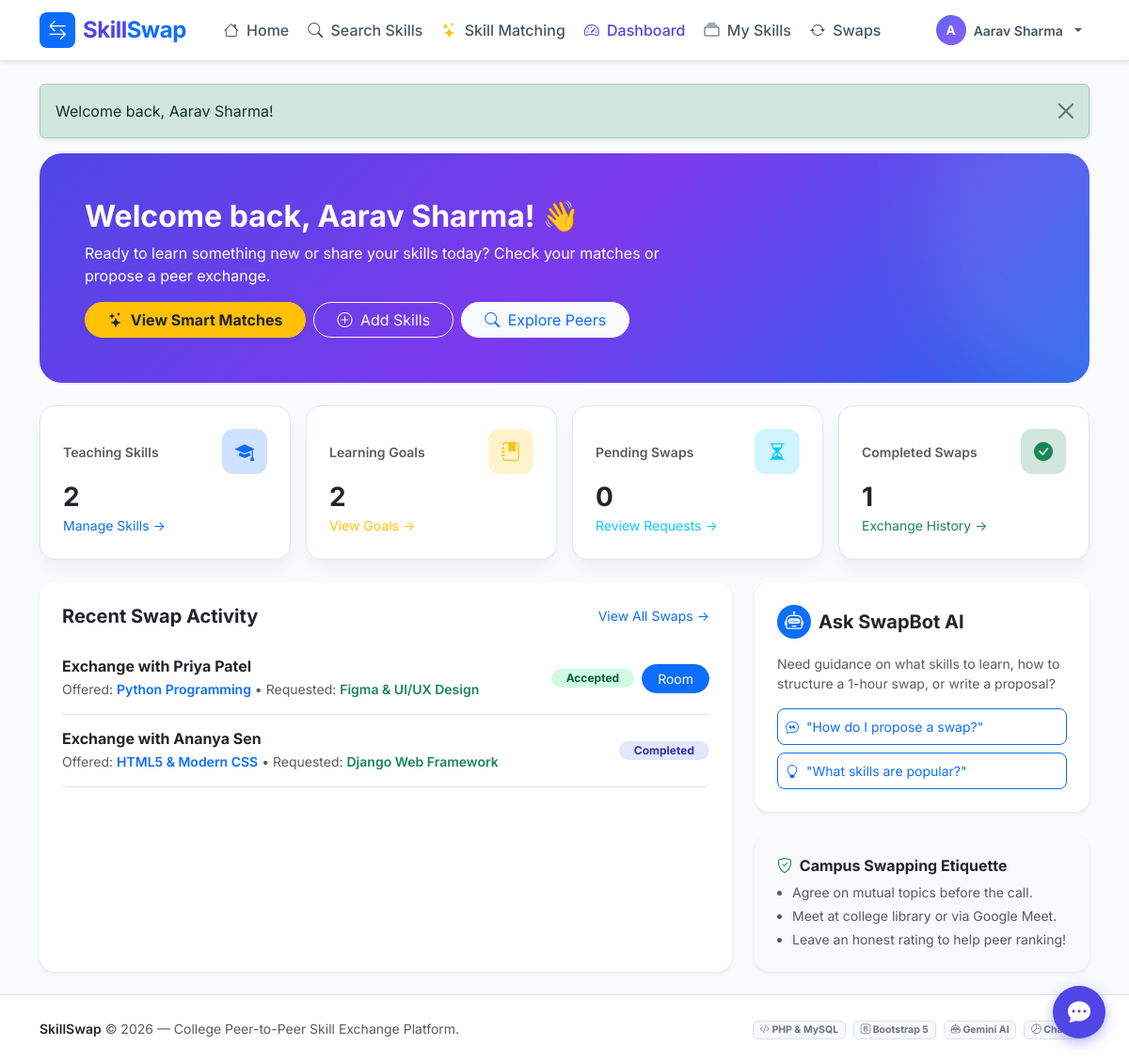
The page /student/dashboard.php (signed in) on the database its author committed.
### tables this page shows
CREATE TABLE IF NOT EXISTS `swap_requests` (
    `id` INT AUTO_INCREMENT PRIMARY KEY,
    `sender_id` INT NOT NULL,
    `receiver_id` INT NOT NULL,
    `offered_skill_id` INT NOT NULL,
    `requested_skill_id` INT NOT NULL,
    `message` TEXT DEFAULT NULL,
    `status` ENUM('pending', 'accepted', 'rejected', 'completed', 'cancelled') DEFAULT 'pending',
    `created_at` DATETIME DEFAULT CURRENT_TIMESTAMP,
    `updated_at` DATETIME DEFAULT CURRENT_TIMESTAMP ON UPDATE CURRENT_TIMESTAMP,
    FOREIGN KEY (`sender_id`) REFERENCES `users`(`id`) ON DELETE CASCADE,
    FOREIGN KEY (`receiver_id`) REFERENCES `users`(`id`) ON DELETE CASCADE,
    FOREIGN KEY (`offered_skill_id`) REFERENCES `skills`(`id`) ON DELETE CASCADE,
    FOREIGN KEY (`requested_skill_id`) REFERENCES `skills`(`id`) ON DELETE CASCADE
);

CREATE TABLE IF NOT EXISTS `users` (
    `id` INT AUTO_INCREMENT PRIMARY KEY,
    `name` VARCHAR(100) NOT NULL,
    `email` VARCHAR(120) NOT NULL UNIQUE,
    `password` VARCHAR(255) NOT NULL,
    `role` ENUM('student', 'admin') DEFAULT 'student',
    `college_id` VARCHAR(50) DEFAULT NULL,
    `department` VARCHAR(100) DEFAULT 'Computer Science',
    `year_of_study` VARCHAR(20) DEFAULT '3rd Year',
    `bio` TEXT DEFAULT NULL,
    `contact_info` VARCHAR(255) DEFAULT NULL,
    `avatar` VARCHAR(255) DEFAULT 'default_avatar.png',
    `status` ENUM('active', 'suspended') DEFAULT 'active',
    `created_at` DATETIME DEFAULT CURRENT_TIMESTAMP
);

CREATE TABLE IF NOT EXISTS `skills` (
    `id` INT AUTO_INCREMENT PRIMARY KEY,
    `user_id` INT NOT NULL,
    `skill_name` VARCHAR(120) NOT NULL,
    `category` VARCHAR(60) NOT NULL,
    `proficiency_level` ENUM('Beginner', 'Intermediate', 'Advanced') DEFAULT 'Intermediate',
    `type` ENUM('teach', 'learn') NOT NULL,  
    `description` TEXT DEFAULT NULL,
    `created_at` DATETIME DEFAULT CURRENT_TIMESTAMP,
    FOREIGN KEY (`user_id`) REFERENCES `users`(`id`) ON DELETE CASCADE
);

### config/db.php (called while the page is built, shortened)
<?php
function current_user_id() {
    return $_SESSION['user_id'] ?? null;
}
function sanitize($data) {
    return htmlspecialchars(trim($data ?? ''), ENT_QUOTES, 'UTF-8');
}
function app_path($subpath = '') {
    $docRoot = str_replace('\\', '/', $_SERVER['DOCUMENT_ROOT'] ?? '');
    $curDir  = str_replace('\\', '/', dirname(__DIR__));
    $rel = str_replace($docRoot, '', $curDir);
    $rel = rtrim($rel, '/');
    return $rel . ($subpath ? '/' . ltrim($subpath, '/') : '');
}

### student/dashboard.php (the view, shortened to what this page needs)
<?php
require_once __DIR__ . '/../config/db.php';
$db = get_db_connection();
$userId = current_user_id();
$teachCount = $db->query("SELECT COUNT(*) FROM skills WHERE user_id = {$userId} AND type = 'teach'")->fetchColumn();
$learnCount = $db->query("SELECT COUNT(*) FROM skills WHERE user_id = {$userId} AND type = 'learn'")->fetchColumn();
$pendingInCount = $db->query("SELECT COUNT(*) FROM swap_requests WHERE receiver_id = {$userId} AND status = 'pending'")->fetchColumn();
$completedCount = $db->query("SELECT COUNT(*) FROM swap_requests WHERE (sender_id = {$userId} OR receiver_id = {$userId}) AND status = 'completed'")->fetchColumn();
$recentSwapsStmt = $db->prepare("
    SELECT sr.*,
           u_sender.name as sender_name,
           u_rec.name as receiver_name,
           s_offered.skill_name as offered_skill,
           s_req.skill_name as requested_skill
    FROM swap_requests sr
    JOIN users u_sender ON sr.sender_id = u_sender.id
    JOIN users u_rec ON sr.receiver_id = u_rec.id
    JOIN skills s_offered ON sr.offered_skill_id = s_offered.id
    JOIN skills s_req ON sr.requested_skill_id = s_req.id
    WHERE sr.sender_id = ? OR sr.receiver_id = ?
    ORDER BY sr.updated_at DESC
    LIMIT 4
");
$recentSwapsStmt->execute([$userId, $userId]);
$recentSwaps = $recentSwapsStmt->fetchAll();
require_once __DIR__ . '/../includes/header.php';
?>
<div class="hero-gradient mb-4 p-4 p-md-5">
    <div class="row align-items-center">
        <div class="col-lg-8">
            <h2 class="fw-bold mb-2">Welcome back, <?= sanitize($_SESSION['user_name']); ?>! 👋</h2>
            <p class="mb-3 opacity-90">Ready to learn something new or share your skills today? Check your matches or propose a peer exchange.</p>
            <div class="d-flex flex-wrap gap-2">
                <a href="<?= app_path('student/match.php'); ?>" class="btn btn-warning text-dark fw-bold rounded-pill px-4 shadow-sm">
                    <i class="bi bi-stars me-1"></i> View Smart Matches
                </a>
                <a href="<?= app_path('student/my_skills.php'); ?>" class="btn btn-outline-light rounded-pill px-4">
                    <i class="bi bi-plus-circle me-1"></i> Add Skills
                </a>
                <a href="<?= app_path('student/search.php'); ?>" class="btn btn-light rounded-pill px-4 text-primary">
                    <i class="bi bi-search me-1"></i> Explore Peers
                </a>
            </div>
        </div>
    </div>
</div>
<div class="row g-3 mb-4">
    <div class="col-6 col-md-3">
        <div class="stat-card">
            <div class="d-flex justify-content-between align-items-center mb-2">
                <span class="text-muted small fw-semibold">Teaching Skills</span>
                <div class="stat-icon bg-primary-subtle text-primary">
                    <i class="bi bi-mortarboard-fill fs-5"></i>
                </div>
            </div>
            <h3 class="fw-bold text-dark mb-0"><?= $teachCount; ?></h3>
            <a href="<?= app_path('student/my_skills.php'); ?>" class="small text-primary text-decoration-none">Manage Skills &rarr;</a>
        </div>
    </div>
    <div class="col-6 col-md-3">
        <div class="stat-card">
            <div class="d-flex justify-content-between align-items-center mb-2">
                <span class="text-muted small fw-semibold">Learning Goals</span>
                <div class="stat-icon bg-warning-subtle text-warning">
                    <i class="bi bi-journal-bookmark-fill fs-5"></i>
                </div>
            </div>
            <h3 class="fw-bold text-dark mb-0"><?= $learnCount; ?></h3>
            <a href="<?= app_path('student/my_skills.php'); ?>" class="small text-warning text-decoration-none">View Goals &rarr;</a>
        </div>
    </div>
    <div class="col-6 col-md-3">
        <div class="stat-card">
            <div class="d-flex justify-content-between align-items-center mb-2">
                <span class="text-muted small fw-semibold">Pending Swaps</span>
                <div class="stat-icon bg-info-subtle text-info">
                    <i class="bi bi-hourglass-split fs-5"></i>
                </div>
            </div>
            <h3 class="fw-bold text-dark mb-0"><?= $pendingInCount; ?></h3>
            <a href="<?= app_path('student/swap_requests.php?tab=incoming'); ?>" class="small text-info text-decoration-none">Review Requests &rarr;</a>
        </div>
    </div>
    <div class="col-6 col-md-3">
        <div class="stat-card">
            <div class="d-flex justify-content-between align-items-center mb-2">
                <span class="text-muted small fw-semibold">Completed Swaps</span>
                <div class="stat-icon bg-success-subtle text-success">
                    <i class="bi bi-check-circle-fill fs-5"></i>
                </div>
            </div>
            <h3 class="fw-bold text-dark mb-0"><?= $completedCount; ?></h3>
            <a href="<?= app_path('student/swap_requests.php?tab=active'); ?>" class="small text-success text-decoration-none">Exchange History &rarr;</a>
        </div>
    </div>
</div>
<div class="row g-4">
    <div class="col-lg-8">
        <div class="card border-0 shadow-sm rounded-4 p-4 bg-white h-100">
            <div class="d-flex justify-content-between align-items-center mb-3">
                <h5 class="fw-bold mb-0">Recent Swap Activity</h5>
                <a href="<?= app_path('student/swap_requests.php'); ?>" class="small text-primary text-decoration-none">View All Swaps &rarr;</a>
            </div>
            <?php if (empty($recentSwaps)): ?>
                <div class="text-center py-5 text-muted">
                    <i class="bi bi-arrow-left-right fs-1 d-block mb-2 text-secondary"></i>
                    <p class="mb-2">No swap activity yet!</p>
                    <a href="<?= app_path('student/search.php'); ?>" class="btn btn-outline-primary btn-sm rounded-pill px-3">Find Peers to Swap With</a>
                </div>
            <?php else: ?>
                <div class="list-group list-group-flush">
                    <?php foreach ($recentSwaps as $s):
                        $isSender = ($s['sender_id'] == $userId);
                        $partner = $isSender ? $s['receiver_name'] : $s['sender_name'];
                    ?>
                        <div class="list-group-item px-0 py-3 border-bottom d-flex flex-column flex-sm-row justify-content-between align-items-start align-items-sm-center gap-2">
                            <div>
                                <h6 class="fw-bold mb-1 text-dark">
                                    Exchange with <?= sanitize($partner); ?>
                                </h6>
                                <div class="small text-muted">
                                    Offered: <span class="text-primary fw-semibold"><?= sanitize($s['offered_skill']); ?></span> &bull;
                                    Requested: <span class="text-success fw-semibold"><?= sanitize($s['requested_skill']); ?></span>
                                </div>
                            </div>
                            <div class="d-flex align-items-center gap-2">
                                <span class="badge status-<?= $s['status']; ?> rounded-pill px-3 py-1">
                                    <?= ucfirst($s['status']); ?>
                                </span>
                                <?php if ($s['status'] === 'accepted'): ?>
                                    <a href="<?= app_path('student/swap_detail.php?id=' . $s['id']); ?>" class="btn btn-sm btn-primary rounded-pill px-3">
                                        Room
                                    </a>
                                <?php endif; ?>
                            </div>
                        </div>
                    <?php endforeach; ?>
                </div>
            <?php endif; ?>
        </div>
    </div>
    <div class="col-lg-4">
        <div class="card border-0 shadow-sm rounded-4 p-4 bg-white mb-4">
            <div class="d-flex align-items-center gap-2 mb-3">
                <div class="bg-primary text-white rounded-circle p-2 d-flex align-items-center justify-content-center" style="width: 36px; height: 36px;">
                    <i class="bi bi-robot fs-5"></i>
                </div>
                <h5 class="fw-bold mb-0">Ask SwapBot AI</h5>
            </div>
            <p class="text-muted small">Need guidance on what skills to learn, how to structure a 1-hour swap, or write a proposal?</p>
            <div class="d-grid gap-2">
                <button type="button" class="btn btn-outline-primary btn-sm text-start py-2 rounded-3" onclick="document.getElementById('chatbotToggler').click();">
                    <i class="bi bi-chat-quote me-1"></i> "How do I propose a swap?"
                </button>
                <button type="button" class="btn btn-outline-primary btn-sm text-start py-2 rounded-3" onclick="document.getElementById('chatbotToggler').click();">
                    <i class="bi bi-lightbulb me-1"></i> "What skills are popular?"
                </button>
            </div>
        </div>
        <div class="card border-0 shadow-sm rounded-4 p-4 bg-light">
            <h6 class="fw-bold mb-2 text-dark"><i class="bi bi-shield-check text-success me-1"></i> Campus Swapping Etiquette</h6>
            <ul class="small text-muted ps-3 mb-0">
                <li class="mb-1">Agree on mutual topics before the call.</li>
                <li class="mb-1">Meet at college library or via Google Meet.</li>
                <li>Leave an honest rating to help peer ranking!</li>
            </ul>
        </div>
    </div>
</div>
<?php require_once __DIR__ . '/../includes/footer.php'; ?>

### assets/css/style.css (style rules this page uses)
:root { --primary: #4f46e5; --primary-hover: #4338ca; --primary-light: #eef2ff; --secondary: #0ea5e9; --success: #10b981; --warning: #f59e0b; --danger: #ef4444; --dark: #0f172a; --gray-bg: #f8fafc; --card-shadow: 0 10px 25px -5px rgba(0, 0, 0, 0.05), 0 8px 10px -6px rgba(0, 0, 0, 0.03); --hover-shadow: 0 20px 25px -5px rgba(0, 0, 0, 0.1), 0 8px 10px -6px rgba(0, 0, 0, 0.04); }
body { font-family: 'Inter', -apple-system, BlinkMacSystemFont, "Segoe UI", Roboto, Helvetica, Arial, sans-serif; background-color: var(--gray-bg); color: #334155; min-height: 100vh; display: flex; flex-direction: column; }
.hero-gradient { background: linear-gradient(135deg, #4f46e5 0%, #7c3aed 50%, #2563eb 100%); color: white; border-radius: 1.5rem; padding: 3.5rem 2rem; position: relative; overflow: hidden; }
.hero-gradient::after { content: ''; position: absolute; top: -50%; right: -20%; width: 400px; height: 400px; background: rgba(255, 255, 255, 0.1); border-radius: 50%; filter: blur(40px); }
.status-accepted { background-color: #d1fae5; color: #065f46; }
.status-completed { background-color: #e0e7ff; color: #3730a3; }
.stat-card { background: #ffffff; border-radius: 1rem; padding: 1.5rem; border: 1px solid #e2e8f0; box-shadow: var(--card-shadow); }
.stat-icon { width: 48px; height: 48px; border-radius: 0.75rem; display: flex; align-items: center; justify-content: center; font-size: 1.5rem; }

### rows shown on the page
swap_requests: receiver.name "Priya Patel", offered_skill.skill_name "Python Programming", requested_skill.skill_name "Figma & UI/UX Design", status "Accepted"
swap_requests: sender.name "Ananya Sen", offered_skill.skill_name "HTML5 & Modern CSS", requested_skill.skill_name "Django Web Framework", status "Completed"

### other values the page prints
substr($_SESSION['user_name'] ?? 'U', 0, 1) "A"
$_SESSION['user_name'] "Aarav Sharma"
$flash['message'] "Welcome back, Aarav Sharma!"
$teachCount "2"
$learnCount "2"
$pendingInCount "0"
$completedCount "1"
